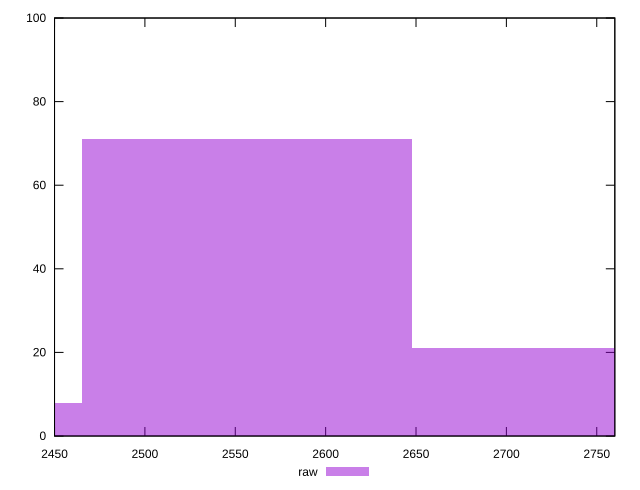

This figure's gnuplot source:
reset

$raw <<EOF
2556.590401451526 71
2373.9768013478456 8
2739.2040015552066 21
EOF

set key outside below
set boxwidth 182.61360010368043
set xrange [2450:2760]
set yrange [0:100]
set trange [0:100]
set style fill transparent solid 0.5 noborder
set terminal svg size 640, 490 enhanced background rgb 'white'
set output "report_00018_2021-02-10T15-25-16.877Z/uses-text-compression/samples/pages+cached+noadtech+nomedia/raw/histogram.svg"

plot $raw title "raw" with boxes

reset
